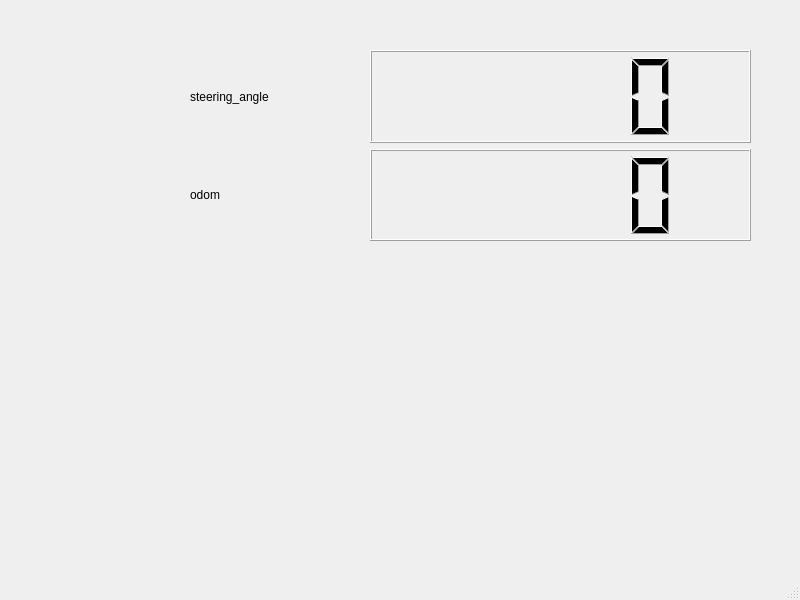
<?xml version="1.0" encoding="UTF-8"?>
<ui version="4.0">
 <class>MainWindow</class>
 <widget class="QMainWindow" name="MainWindow">
  <property name="geometry">
   <rect>
    <x>0</x>
    <y>0</y>
    <width>800</width>
    <height>600</height>
   </rect>
  </property>
  <property name="windowTitle">
   <string>MainWindow</string>
  </property>
  <widget class="QWidget" name="centralwidget">
   <widget class="QWidget" name="verticalLayoutWidget">
    <property name="geometry">
     <rect>
      <x>370</x>
      <y>50</y>
      <width>381</width>
      <height>191</height>
     </rect>
    </property>
    <layout class="QVBoxLayout" name="verticalLayout">
     <item>
      <widget class="QLCDNumber" name="lcdNumber"/>
     </item>
     <item>
      <widget class="QLCDNumber" name="lcdNumber_2"/>
     </item>
    </layout>
   </widget>
   <widget class="QWidget" name="verticalLayoutWidget_2">
    <property name="geometry">
     <rect>
      <x>190</x>
      <y>50</y>
      <width>160</width>
      <height>191</height>
     </rect>
    </property>
    <layout class="QVBoxLayout" name="verticalLayout_2">
     <item>
      <widget class="QLabel" name="steering_angle">
       <property name="text">
        <string>steering_angle</string>
       </property>
      </widget>
     </item>
     <item>
      <widget class="QLabel" name="odom">
       <property name="text">
        <string>odom</string>
       </property>
      </widget>
     </item>
    </layout>
   </widget>
  </widget>
  <widget class="QMenuBar" name="menubar">
   <property name="geometry">
    <rect>
     <x>0</x>
     <y>0</y>
     <width>800</width>
     <height>22</height>
    </rect>
   </property>
  </widget>
  <widget class="QStatusBar" name="statusbar"/>
 </widget>
 <resources/>
 <connections/>
</ui>
